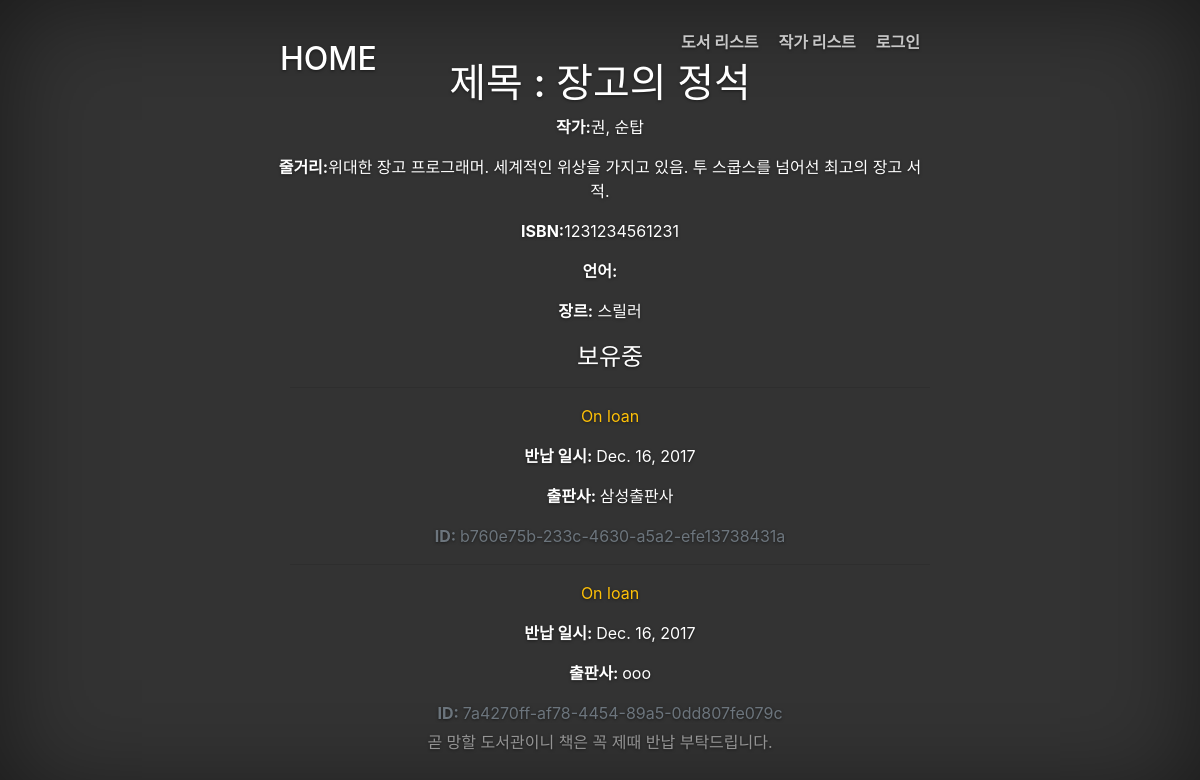
/catalog/books/1, run on the app's committed database.
### catalog/models.py (models this page shows, shortened)
class Book(models.Model):
	title = models.CharField(max_length=200)
	author = models.ForeignKey('Author', on_delete=models.SET_NULL, null=True)
	summary = models.TextField(max_length=1000, help_text="Enter a brief description of the book")
	isbn = models.CharField('ISBN', max_length=13, help_text='13 Character <a href="https://www.naver.com">ISBN number</a>')
	genre = models.ManyToManyField(Genre, help_text="Select a genre for this book")
	def display_genre(self):
		return ', '.join([ genre.name for genre in self.genre.all()[:3] ])
	display_genre.short_description = 'Genre'

class Author(models.Model):
	first_name = models.CharField(max_length=100)
	last_name = models.CharField(max_length=100)
	date_of_birth = models.DateField(null=True, blank=True)
	date_of_death = models.DateField('Died', null=True, blank=True)
	def __str__(self):
		return '%s, %s' % (self.last_name, self.first_name)

class Genre(models.Model):
	name = models.CharField(max_length=200, help_text="Enter a book genre")
	def __str__(self):
		return self.name

class BookInstance(models.Model):
	id = models.UUIDField(primary_key=True, default=uuid.uuid4, help_text="Unique ID for this particular book")
	book = models.ForeignKey('Book', on_delete=models.SET_NULL, null=True)
	imprint = models.CharField(max_length=200)
	due_back = models.DateField(null=True, blank=True)
	borrower = models.ForeignKey(User, on_delete=models.SET_NULL, null=True, blank=True)
	LOAN_STATUS = (
			('m', 'Maintenance'),
			('o', 'On loan'),
			('a', 'Available'),
			('r', 'Reserved'),
		)
	status = models.CharField(max_length=1, choices=LOAN_STATUS, blank=True, default='m', help_text='Book availability')
	class Meta:
		ordering = ["due_back"]
		permissions = (( "can_mark_returned", "Set book as returned"),)

### catalog/views.py (the view)
# urls.py: url(r'^books/(?P<pk>\d+)$', views.BookDetailView.as_view(), name='book-detail'),
class BookDetailView(generic.DetailView):
	model = Book

### catalog/templates/catalog/book_detail.html
{% extends "base_generic.html" %}
{% block content %}
	<h1>제목 : {{ book.title }}</h1>
	<p><strong>작가:</strong><a href="#">{{ book.author }}</a></p>
	<p><strong>줄거리:</strong>{{ book.summary }}</p>
	<p><strong>ISBN:</strong>{{ book.isbn }}</p>
	<p><strong>언어:</strong>{{ book.language }}</a></p>
	<p><strong>장르:</strong> {% for genre in book.genre.all %} {{ genre }}
	{% if not forloop.last %}, {% endif %}{% endfor %}</p>
	<div style="margin-left: 20px; margin-top: 20px;">
		<h4>보유중
		</h4>
		{% for copy in book.bookinstance_set.all %}
		<hr>
		<p class="{% if copy.status == 'a' %}text-success
				  {% elif copy.status == 'm' %}text-danger
				  {% else %}text-warning
				  {% endif %}">{{ copy.get_status_display }}
		</p>
		{% if copy.status != 'a' %}
		<p>
			<strong>반납 일시:
			</strong>{{ copy.due_back }}
		</p>
		{% endif %}
		<p>
			<strong>출판사:
			</strong>{{ copy.imprint }}
		</p>
		<p class="text-muted">
			<strong>ID:
			</strong>{{ copy.id }}
		</p>
		{% endfor %}
	</div>
{% endblock %}

### catalog/static/css/cover.css (style rules this page uses)
a, a:focus, a:hover { color: #fff; }
html, body { height: 100%; background-color: #333; }
body { color: #fff; text-align: center; text-shadow: 0 1px 3px rgba(0,0,0,.5); }

### data on the page
Book: title "장고의 정석", author "권, 순탑", summary "위대한 장고 프로그래머. 세계적인 위상을 가지고 있음. 투 스쿱스를 넘어선 최고의 장고 서적.", isbn "1231234561231"
Genre: name "스릴러"
BookInstance: status "On loan", due_back "Dec. 16, 2017", imprint "삼성출판사", id "b760e75b-233c-4630-a5a2-efe13738431a"
BookInstance: status "On loan", due_back "Dec. 16, 2017", imprint "ooo", id "7a4270ff-af78-4454-89a5-0dd807fe079c"
